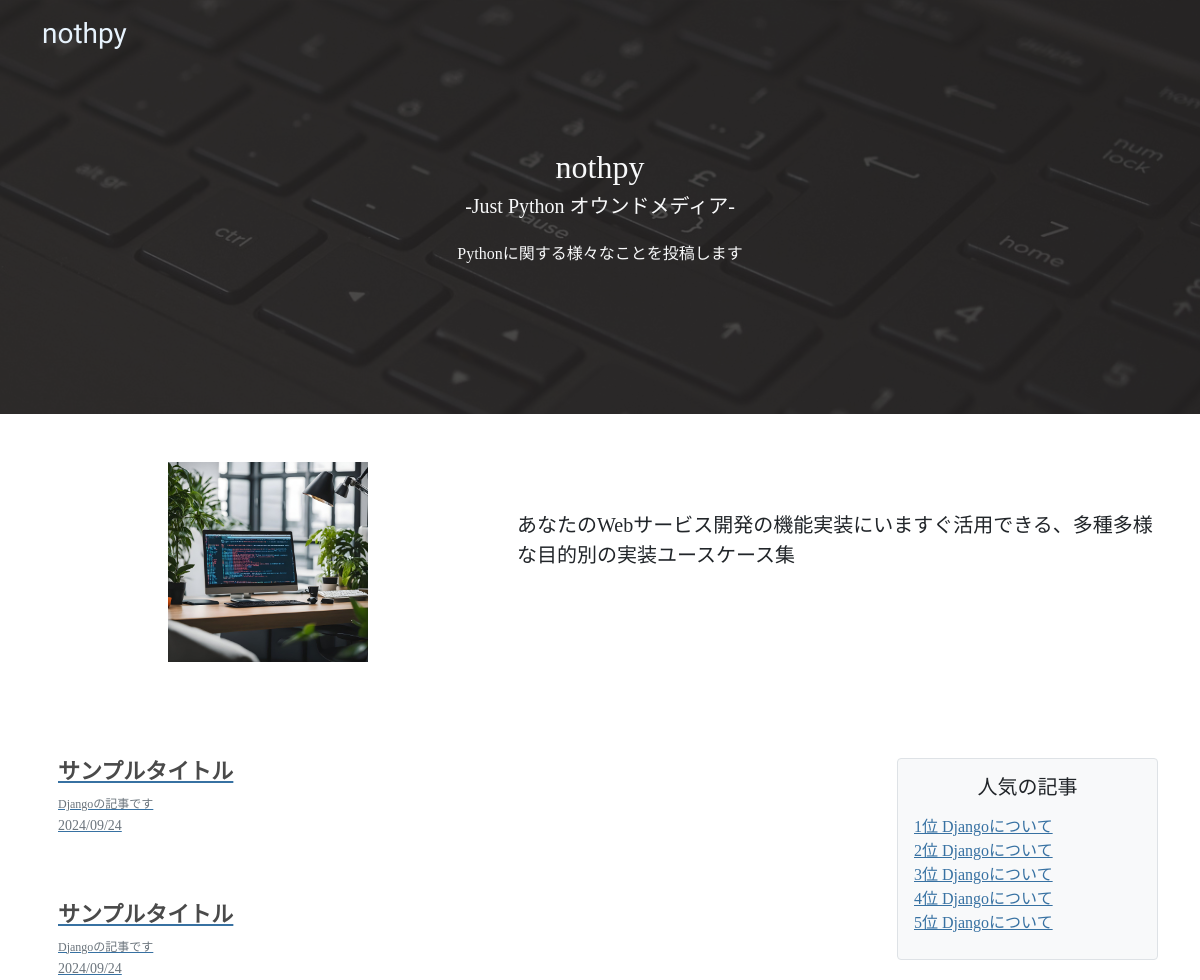
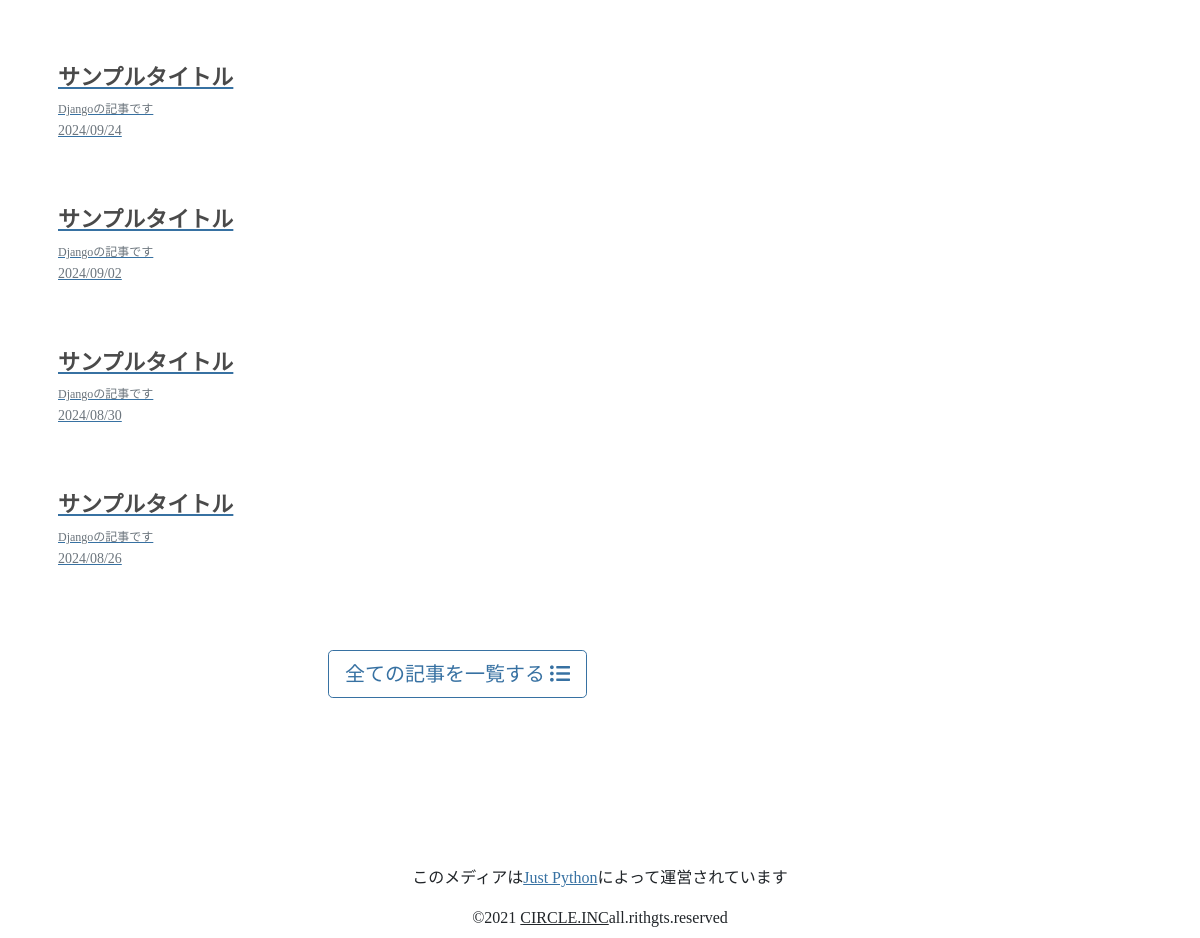
The page / on the database its author committed (2 pictures, top to bottom).
### article/models.py (models this page shows, shortened)
class Article(models.Model):
    uuid = models.UUIDField(primary_key=False, default=uuid.uuid4, editable=False, unique=True)
    image = models.ImageField('イメージ写真', upload_to='article/images', null=True, blank=True)
    meta_keywords = models.CharField('メタキーワード', max_length=155)
    meta_description = models.TextField('メタ説明文')
    title = models.CharField('タイトル', max_length=100)
    body = MarkdownxField('本文')
    views = models.PositiveIntegerField('閲覧数', default=0)
    is_published = models.BooleanField('公開済', default=False)
    created = models.DateTimeField('作成日時', auto_now=True)
    update = models.DateTimeField('更新日時', auto_now_add=True)
    class Meta:
        verbose_name_plural = '記事'

### article/views.py (the view)
class IndexView(ListView):
    template_name = 'index.html'
    queryset = Article.objects.filter(is_published=True).order_by('-created')[:6]
    context_object_name = 'articles'
    def get_context_data(self, **kwargs: Any):
        context  = super().get_context_data(**kwargs)
        popular_articles = Article.objects.filter(is_published=True).values('uuid', 'title').order_by('-views')[:5]
        context['popular_articles'] = popular_articles
        return context

### templates/index.html (shortened to what this page needs)
{% extends 'base.html' %}
{% load static %}
{% block main %}
<header class="bg-center-cover" style="background-image: url('{% static 'assets/img/keyboard-1385706_1280.jpg' %}')">
    <div class="dark-filter header">
        <div class="container">
            <div class="text-center py-5 text-light">
                <h2 clss="logo-font mb-4 header-title">nothpy</h2>
                <h5 class="mb-4">-Just Python オウンドメディア-</h5>
                <span>Pythonに関する様々なことを投稿します</span>
            </div>
        </div>
    </div>
</header>
<section class="py-5">
    <div class="container">
        <div class="row">
            <div class="col-md-4 col-lg-5">
                <div class="text-center">
                    <img src="{% static 'assets/img/workplace-8793724_1280.jpg' %}" class="max-w-100 h-200" alt="">
                </div>
            </div>
            <div class="col-md-8 col-lg-7">
                <div class="pt-5">
                    <p class="lead text-dark mb-0">あなたのWebサービス開発の機能実装にいますぐ活用できる、多種多様な目的別の実装ユースケース集</p>
                </div>
            </div>
        </div>
    </div>
</section>
<section class="py-5">
    <div class="container">
        <div class="row">
            <div class="col-lg-9 mb-5">
                <div id="articleWrapper">
                    {% for article in articles %}
                    <div class="article">
                        <a href="{% url 'article:article_detail' uuid=article.uuid %}">
                            <div class="d-flex">
                                <div>
                                    <div class="px-3">
                                        <h4 class="article-title">サンプルタイトル</h4>
                                        <p class="text-secondary article-text font-12 mb-0">{{ article.meta_description }}</p>
                                        <span class="text-secondary font-14">{{ article.created|date:'Y/m/d'}}</span>
                                    </div>
                                </div>
                                <div class="flex-main">
                                    <div>
                                    </div>
                                </div>
                            </div>
                        </a>
                    </div>
                    {% endfor %}
                </div>
                <div class="text-center p-3">
                    <a href="{% url 'article:article_list' %}" class="btn btn-lg btn-outline-primary">全ての記事を一覧する <i class="fas fa-list-ul"></i></a>
                </div>
            </div>
            <div class="col-lg-3 mb-5">
                <div class="border bg-light rounded p-3">
                    <div class="text-center">
                        <h5 class="text-dark">人気の記事</h5>
                    </div>
                    <div class="py-2">
                        {% for article in popular_articles %}
                        <span class="d-block font-16"><a href="{% url 'article:article_detail' uuid=article.uuid %}">{{ forloop.counter}}位    {{ article.title}}</a></span>
                        {% endfor %}
                    </div>
                </div>
            </div>
        </div>
    </div>
</section>
{% endblock %}

### templates/base.html (shortened to what this page needs)
{% load static %}
<!DOCTYPE html>
<html lang="ja">
<head>
    <link rel="stylesheet" href="{% static 'assets/css/bootstrap.css' %}">
    <link rel="stylesheet" href="{% static 'assets/css/nothpy.css' %}">
    <link rel="stylesheet" href="{% static 'assets/css/all.css' %}">
</head>
<body>
    {% include 'includes/base/nav.html' %}
    <main>
        {% block main %}{% endblock %}
    </main>
    {% include 'includes/base/footer.html'%}
</body>
</html>

### templates/includes/base/nav.html
<nav class="navbar navbar-light bg-transparent nav-absolute">
    <div class="container">
      <a class="navbar-brand logo-font logo-text" href="/">nothpy</a>
    </div>
</nav>

### templates/includes/base/footer.html
<footer class="pt-5">
    <div class="text-center p-2">
        <span class="d-block mb-3">このメディアは<a href="http://127.0.0.1:8000/" target="_blank">Just Python</a>によって運営されています</span>
        <span class="text-dark"> ©2021 <a class="text-dark" href="http://127.0.0.1:8000/"  target="_blank">CIRCLE.INC</a>all.rithgts.reserved</span>
    </div>
</footer>

### static/assets/css/nothpy.css (style rules this page uses)
.font-12 { font-size: 12px; }
.font-14 { font-size: 14px; }
.font-16 { font-size: 16px; }
.logo-font { font-family: "Redressed", cursive; }
.logo-font { font-size: 28px; color: #3771A2 !important; }
.nav-absolute { position:absolute; top: 0; left: 0; width: 100%; }
.bg-center-cover { background-size: cover; background-position: center; }
.dark-filter { background-color: rgba(43, 40, 40, 0.804); }
.header { padding: 100px 0; }
.max-w-100 { max-width: 100%; }
.h-200 { height: 200px; }
.lead { font-weight: 500; }
.flex-main { flex: 1; }
.article { margin-bottom: 64px; }
.article-title { font-size: 22px; font-weight: bold; color: #4a4a4a; line-height: 1.3; }
.article-text { width: 400px; white-space: nowrap; overflow: hidden; text-overflow: ellipsis; }

### static/assets/css/all.css (style rules this page uses)
.fa, .fas, .far, .fal, .fad, .fab { -moz-osx-font-smoothing: grayscale; -webkit-font-smoothing: antialiased; display: inline-block; font-style: normal; font-variant: normal; text-rendering: auto; line-height: 1; }
.fa-list-ul:before { content: "\f0ca"; }

### templates/index.html (style rules this page uses)
.logo-text { color: #e7f3fd !important; }

### rows shown on the page
Article: meta_description "Djangoの記事です", created "2024/09/24"
Article: meta_description "Djangoの記事です", created "2024/09/24"
Article: meta_description "Djangoの記事です", created "2024/09/24"
Article: meta_description "Djangoの記事です", created "2024/09/02"
Article: meta_description "Djangoの記事です", created "2024/08/30"
Article: meta_description "Djangoの記事です", created "2024/08/26"

### other values the page prints
{{ article.title }} "Djangoについて" "Djangoについて" "Djangoについて" "Djangoについて" "Djangoについて"
